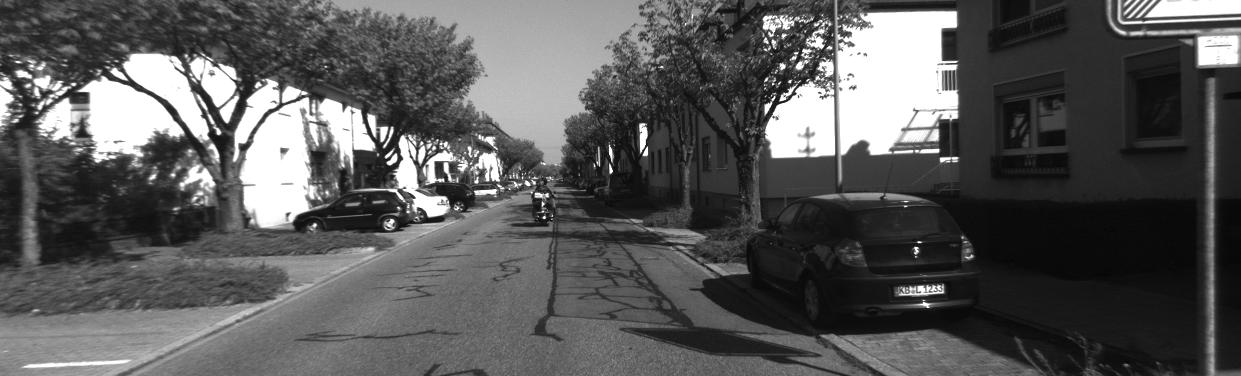
#> input picture RANSAC/data/000000.png, 1241 x 376 px
$ python main.py   (older library calls are emulated)
#> lines starting #> are read from the running program, lines starting #| are printed output that depends on the picture
### RANSAC/parabolaRansac.py
import numpy as np

def parabolaRansac(data, max_noise):
    """
    best_guess_history is 3xnum_iterations with the polynome coefficients
    from polyfit of the BEST GUESS SO FAR at each iteration columnwise and max_num_inliers_history is
    1xnum_iterations, with the inlier count of the BEST GUESS SO FAR at each iteration.
    """
    iterations = 100
    num_points = 3
    best_guess_history = np.zeros((3, iterations))
    max_num_inliers_history = np.zeros((iterations))
    max_num_inliers = 0
    best_guess = np.zeros((3,1))
    num_inliers = 0
    np.random.seed(42)

    # NOTE: data is shape (2xN), where N is the number of points

    for i in range(iterations):
        # select random points
        sample = np.random.choice(data.shape[1], num_points, replace=False)
        X_sample = data[0, sample]
        Y_sample = data[1, sample]
        # Fit the model
        model = np.polyfit(X_sample, Y_sample, deg=2)

        # Avoiding for loop
        """
        for j in range(data.shape[0]):
            if np.abs(data[j,1]-np.polyval(model, data[j, 0])) <= max_noise:
                # Inlier if |y_i - m(x_i)| <= max_noise
                inliers+=1
        """

        # Errors
        errors = np.abs(data[1,:]-np.polyval(model, data[0, :]))
        inliers = errors <= max_noise + 1e-5
        num_inliers = (inliers).sum()
        if num_inliers > max_num_inliers:
            # Rerun the model with all the inliers
            model_opt = np.polyfit(data[0, inliers], data[1, inliers], deg=2)
            print(model_opt)
            max_num_inliers = num_inliers
            best_guess = model_opt
        # Add best stored result to history
        max_num_inliers_history[i] = max_num_inliers
        best_guess_history[:, i] = best_guess

    return best_guess_history, max_num_inliers_history

### RANSAC/code_previous_exercises/harris.py
import numpy as np
from scipy import signal


def harris(img, patch_size, kappa):
    sobel_para = np.array([-1, 0, 1])
    sobel_orth = np.array([1, 2, 1])

    Ix = signal.convolve2d(img, sobel_para[None, :], mode="valid")
    Ix = signal.convolve2d(Ix, sobel_orth[:, None], mode="valid").astype(float)

    Iy = signal.convolve2d(img, sobel_para[:, None], mode="valid")
    Iy = signal.convolve2d(Iy, sobel_orth[None, :], mode="valid").astype(float)

    Ixx = Ix ** 2
    Iyy = Iy ** 2
    Ixy = Ix*Iy

    patch = np.ones([patch_size, patch_size])
    pr = patch_size // 2
    sIxx = signal.convolve2d(Ixx, patch, mode="valid")
    sIyy = signal.convolve2d(Iyy, patch, mode="valid")
    sIxy = signal.convolve2d(Ixy, patch, mode="valid")

    scores = (sIxx * sIyy - sIxy ** 2) - kappa * ((sIxx + sIyy) ** 2)

    scores[scores < 0] = 0

    scores = np.pad(scores, [(pr+1, pr+1), (pr+1, pr+1)], mode='constant', constant_values=0)

    return scores

### RANSAC/code_previous_exercises/selectKeypoints.py
import numpy as np


def selectKeypoints(scores, num, r):
    """
    Selects the num best scores as keypoints and performs non-maximum supression of a (2r + 1)*(2r + 1) box around
    the current maximum.
    """
    keypoints = np.zeros([2, num])
    temp_scores = np.pad(scores, [(r, r), (r, r)], mode='constant', constant_values=0)

    for i in range(num):
        kp = np.unravel_index(temp_scores.argmax(), temp_scores.shape)
        keypoints[:, i] = np.array(kp) - r
        temp_scores[(kp[0] - r):(kp[0] + r + 1), (kp[1] - r):(kp[1] + r + 1)] = 0

    return keypoints

### RANSAC/code_previous_exercises/describeKeypoints.py
import numpy as np


def describeKeypoints(img, keypoints, r):
    """
    Returns a (2r+1)^2xN matrix of image patch vectors based on image img and a 2xN matrix containing the keypoint
    coordinates. r is the patch "radius".
    """
    N = keypoints.shape[1]
    desciptors = np.zeros([(2*r+1)**2, N])
    padded = np.pad(img, [(r, r), (r, r)], mode='constant', constant_values=0)

    for i in range(N):
        kp = keypoints[:, i].astype(np.int) + r
        desciptors[:, i] = padded[(kp[0] - r):(kp[0] + r + 1), (kp[1] - r):(kp[1] + r + 1)].flatten()

    return desciptors

### RANSAC/code_previous_exercises/matchDescriptors.py
import numpy as np
from scipy.spatial.distance import cdist


def matchDescriptors(query_descriptors, database_descriptors, match_lambda):
    """
    Returns a 1xQ matrix where the i-th coefficient is the index of the database descriptor which matches to the
    i-th query descriptor. The descriptor vectors are MxQ and MxD where M is the descriptor dimension and Q and D the
    amount of query and database descriptors respectively. matches(i) will be -1 if there is no database descriptor
    with an SSD < lambda * min(SSD). No elements of matches will be equal except for the -1 elements.
    """
    dists = cdist(query_descriptors.T, database_descriptors.T, 'euclidean')
    matches = np.argmin(dists, axis=1)
    dists = dists[np.arange(matches.shape[0]), matches]
    min_non_zero_dist = dists.min()

    matches[dists >= match_lambda * min_non_zero_dist] = -1

    # remove double matches
    unique_matches = np.ones_like(matches) * -1
    _, unique_match_idxs = np.unique(matches, return_index=True)
    unique_matches[unique_match_idxs] = matches[unique_match_idxs]

    return unique_matches

### RANSAC/ransacLocalization.py
import cv2
import numpy as np

from code_previous_exercises.estimate_pose_dlt import estimatePoseDLT
from code_previous_exercises.projectPoints import projectPoints


def ransacLocalization(matched_query_keypoints, corresponding_landmarks, K):
    """
    best_inlier_mask should be 1xnum_matched and contain, only for the matched keypoints,
    False if the match is an outlier, True otherwise.
    """

    p3p = True
    tweaked_for_more = True
    adaptive = True

    if not p3p:
        iterations = 2000
        pixel_tolerance = 10
        k = 6
    else:
        iterations = 1000 if tweaked_for_more else 200
        pixel_tolerance = 10
        k = 3

    best_inlier_mask = np.zeros(matched_query_keypoints.shape[1])
    # (row, col) to (u,v)
    matched_query_keypoints = np.flip(matched_query_keypoints, axis=0) # equivalent to revers

    max_num_inliers_history = []
    num_iteration_history = []
    max_num_inliers = 0

    # Ransac
    i = 0
    while iterations > i:
        # Obtain k random samples
        sample = np.random.choice(corresponding_landmarks.shape[0], k, replace=False)
        landmark_sample = corresponding_landmarks[sample, :]
        keypoint_sample = matched_query_keypoints[:, sample]

        if p3p:
            success, rotation_vectors, translation_vectors = cv2.solveP3P(landmark_sample, keypoint_sample.T, K,
                                                                        None, flags=cv2.SOLVEPNP_P3P)
            t_C_W_guess = []
            R_C_W_guess = []
            for rotation_vector in rotation_vectors:
                rotation_matrix = cv2.Rodrigues(rotation_vector)[0]
                for translation_vector in translation_vectors:
                    R_C_W_guess.append(rotation_matrix)
                    t_C_W_guess.append(translation_vector)

            is_inlier = np.zeros(corresponding_landmarks.shape[0])
            for rot_idx in range(len(R_C_W_guess)):
                C_points = np.matmul(R_C_W_guess[rot_idx], corresponding_landmarks[:,:,None]).squeeze(-1)+t_C_W_guess[rot_idx][None, :].squeeze(-1)
                projected_points = projectPoints(C_points, K)
                difference = matched_query_keypoints - projected_points.T
                errors = (difference ** 2).sum(0)
                alternative_is_inlier = errors < pixel_tolerance ** 2
                if alternative_is_inlier.sum() > is_inlier.sum():
                    is_inlier = alternative_is_inlier

        else:
            # Obtain model
            model = estimatePoseDLT(keypoint_sample.T, landmark_sample, K)
            rotation_guess = model[:3, :3]
            translation_guess = model[:3, -1]

            # Obtain predictions
            # pA = R_AB*pB + T_AB
            C_points = (rotation_guess @ corresponding_landmarks[:,:,None]).squeeze(-1) + translation_guess[None, :]
            projected_points = projectPoints(C_points, K)
            difference = matched_query_keypoints - projected_points.T
            errors = (difference**2).sum(0)
            is_inlier = errors < pixel_tolerance**2

        min_inlier_count = 30 if tweaked_for_more else 6

        if is_inlier.sum() > max_num_inliers and is_inlier.sum() >= min_inlier_count:
            max_num_inliers = is_inlier.sum()
            best_inlier_mask = is_inlier

        if adaptive:
            inlier_ratio = max_num_inliers/is_inlier.shape[0]
            outlier_ratio = 1-inlier_ratio
            # formula to compute number of iterations from estimated outlier ratio
            confidence = 0.95
            upper_bound_on_outlier_ratio = 0.90
            outlier_ratio = min(upper_bound_on_outlier_ratio, outlier_ratio)
            iterations = np.log(1-confidence)/np.log(1-(1-outlier_ratio)**k)
            # cap the number of iterations at 15000
            iterations = min(15000, iterations)

        num_iteration_history.append(iterations)
        max_num_inliers_history.append(max_num_inliers)

        i += 1

    if max_num_inliers == 0:
        R_C_W = None
        t_C_W = None
    else:
        M_C_W  = estimatePoseDLT(matched_query_keypoints[:, best_inlier_mask].T, corresponding_landmarks[best_inlier_mask, :], K)
        R_C_W = M_C_W[:, :3]
        t_C_W = M_C_W[:, -1]

        if adaptive:
            print("    Adaptive RANSAC: Needed {} iteration to converge.".format(i - 1))
            print("    Adaptive RANSAC: Estimated Ouliers: {} %".format(100 * outlier_ratio))

    return R_C_W, t_C_W, best_inlier_mask, max_num_inliers_history, num_iteration_history

### RANSAC/code_previous_exercises/estimate_pose_dlt.py
import numpy as np

def estimatePoseDLT(p, P, K):
    # Estimates the pose of a camera using a set of 2D-3D correspondences
    # and a given camera matrix.
    #
    # p  [n x 2] array containing the undistorted coordinates of the 2D points
    # P  [n x 3] array containing the 3D point positions
    # K  [3 x 3] camera matrix
    #
    # Returns a [3 x 4] projection matrix of the form
    #           M_tilde = [R_tilde | alpha * t]
    # where R is a rotation matrix. M_tilde encodes the transformation
    # that maps points from the world frame to the camera frame


    # Convert 2D to normalized coordinates
    p_norm = (np.linalg.inv(K) @ np.c_[p, np.ones((p.shape[0], 1))].T).T

    # Build measurement matrix Q
    num_corners = p_norm.shape[0]
    Q = np.zeros((2*num_corners, 12))

    for i in range(num_corners):
        u = p_norm[i, 0]
        v = p_norm[i, 1]

        Q[2*i, 0:3] = P[i,:]
        Q[2*i, 3] = 1
        Q[2*i, 8:11] = -u * P[i,:]
        Q[2*i, 11] = -u

        Q[2*i+1, 4:7] = P[i,:]
        Q[2*i+1, 7] = 1
        Q[2*i+1, 8:11] = -v * P[i,:]
        Q[2*i+1, 11] = -v

    # Solve for Q.M_tilde = 0 subject to the constraint ||M_tilde||=1
    u, s, v = np.linalg.svd(Q, full_matrices=True)
    M_tilde = np.reshape(v.T[:,-1], (3,4));

    # Extract [R | t] with the correct scale
    if (np.linalg.det(M_tilde[:, :3]) < 0):
        M_tilde *= -1

    R = M_tilde[:, :3]

    # Find the closest orthogonal matrix to R
    # https://en.wikipedia.org/wiki/Orthogonal_Procrustes_problem
    u, s, v = np.linalg.svd(R);
    R_tilde = u @ v;

    # Normalization scheme using the Frobenius norm:
    # recover the unknown scale using the fact that R_tilde is a true rotation matrix
    alpha = np.linalg.norm(R_tilde, 'fro')/np.linalg.norm(R, 'fro');

    # Build M_tilde with the corrected rotation and scale
    M_tilde = np.c_[R_tilde, alpha * M_tilde[:,3]];

    return M_tilde

### RANSAC/code_previous_exercises/plotMatches.py
import matplotlib.pyplot as plt
import numpy as np


def plotMatches(matches, query_keypoints, database_keypoints, plt_axis=None):
    query_indices = np.nonzero(matches >= 0)[0]
    match_indices = matches[query_indices]

    x_from = query_keypoints[0, query_indices]
    x_to = database_keypoints[0, match_indices]
    y_from = query_keypoints[1, query_indices]
    y_to = database_keypoints[1, match_indices]

    for i in range(x_from.shape[0]):
        if plt_axis is None:
            plt.plot([y_from[i], y_to[i]], [x_from[i], x_to[i]], 'g-', linewidth=3)
        else:
            plt_axis.plot([y_from[i], y_to[i]], [x_from[i], x_to[i]], 'g-', linewidth=3)

### RANSAC/code_previous_exercises/distortPoints.py
import numpy as np


def distortPoints(x, D, K):
    """Applies lens distortion D(2) to 2D points x(Nx2) on the image plane. """

    k1, k2 = D[0], D[1]

    u0 = K[0, 2]
    v0 = K[1, 2]

    xp = x[:, 0] - u0
    yp = x[:, 1] - v0

    r2 = xp**2 + yp**2
    xpp = u0 + xp * (1 + k1*r2 + k2*r2**2)
    ypp = v0 + yp * (1 + k1*r2 + k2*r2**2)

    x_d = np.stack([xpp, ypp], axis=-1)

    return x_d

### RANSAC/code_previous_exercises/projectPoints.py
import numpy as np

from code_previous_exercises.distortPoints import distortPoints


def projectPoints(points_3d, K, D=np.zeros([4, 1])):
    """
    Projects 3d points to the image plane (3xN), given the camera matrix (3x3) and
    distortion coefficients (4x1).
    """
    # get image coordinates
    projected_points = np.matmul(K, points_3d[:, :, None]).squeeze(-1)
    projected_points /= projected_points[:, 2, None]

    # apply distortion
    projected_points = distortPoints(projected_points[:, :2], D, K)

    return projected_points

### RANSAC/code_previous_exercises/draw_camera.py
import numpy as np

from code_previous_exercises.arrow_3d import Arrow3D


def drawCamera(ax, position, direction, length_scale = 1, head_size = 10,
        equal_axis = True, set_ax_limits = True):
    # Draws a camera consisting of arrows into a 3d Plot
    # ax            axes object, creates as follows
    #                   fig = plt.figure()
    #                   ax = fig.add_subplot(projection='3d')
    # position      np.array(3,) containing the camera position
    # direction     np.array(3,3) where each column corresponds to the [x, y, z]
    #               axis direction
    # length_scale  length scale: the arrows are drawn with length
    #               length_scale * direction
    # head_size     controls the size of the head of the arrows
    # equal_axis    boolean, if set to True (default) the axis are set to an
    #               equal aspect ratio
    # set_ax_limits if set to false, the plot box is not touched by the function

    arrow_prop_dict = dict(mutation_scale=head_size, arrowstyle='-|>', color='r')
    a = Arrow3D([position[0], position[0] + length_scale * direction[0, 0]],
                [position[1], position[1] + length_scale * direction[1, 0]],
                [position[2], position[2] + length_scale * direction[2, 0]],
                **arrow_prop_dict)
    ax.add_artist(a)
    arrow_prop_dict = dict(mutation_scale=head_size, arrowstyle='-|>', color='g')
    a = Arrow3D([position[0], position[0] + length_scale * direction[0, 1]],
                [position[1], position[1] + length_scale * direction[1, 1]],
                [position[2], position[2] + length_scale * direction[2, 1]],
                **arrow_prop_dict)
    ax.add_artist(a)
    arrow_prop_dict = dict(mutation_scale=head_size, arrowstyle='-|>', color='b')
    a = Arrow3D([position[0], position[0] + length_scale * direction[0, 2]],
                [position[1], position[1] + length_scale * direction[1, 2]],
                [position[2], position[2] + length_scale * direction[2, 2]],
                **arrow_prop_dict)
    ax.add_artist(a)

    if not set_ax_limits:
        return

    xlim = ax.get_xlim()
    ylim = ax.get_ylim()
    zlim = ax.get_zlim()
    ax.set_xlim([min(xlim[0], position[0]), max(xlim[1], position[0])])
    ax.set_ylim([min(ylim[0], position[1]), max(ylim[1], position[1])])
    ax.set_zlim([min(zlim[0], position[2]), max(zlim[1], position[2])])

    # This sets the aspect ratio to 'equal'
    if equal_axis:
        ax.set_box_aspect((np.ptp(ax.get_xlim()),
                       np.ptp(ax.get_ylim()),
                       np.ptp(ax.get_zlim())))

### RANSAC/main.py
import cv2
import numpy as np
import matplotlib.pyplot as plt
from matplotlib.lines import Line2D

from parabolaRansac import parabolaRansac
from ransacLocalization import ransacLocalization
from code_previous_exercises.describeKeypoints import describeKeypoints
from code_previous_exercises.harris import harris
from code_previous_exercises.matchDescriptors import matchDescriptors
from code_previous_exercises.selectKeypoints import selectKeypoints
from code_previous_exercises.plotMatches import plotMatches
from code_previous_exercises.draw_camera import drawCamera


# Create data for parts 1 and 2
num_inliers = 20
num_outliers = 10
noise_ratio = 0.1
poly = np.random.uniform(size=[3, 1])  # random second-order polynomial
extremum = -poly[1]/(2*poly[0])
xstart = extremum - 0.5
lowest = np.polyval(poly, extremum)
highest = np.polyval(poly, xstart)
xspan = 1
yspan = highest - lowest
max_noise = noise_ratio * yspan
x = np.random.uniform(size=[1, num_inliers]) + xstart
y = np.polyval(poly, x)
y = y + (np.random.uniform(size=y.shape) - 0.5) * 2 * max_noise
data = np.concatenate([np.concatenate([x, np.random.uniform(size=[1, num_outliers]) + xstart], axis=1),
                       np.concatenate([y, np.random.uniform(size=[1, num_outliers]) * yspan + lowest], axis=1)], axis=0)

# Data for parts 3 and 4
K = np.loadtxt('data/K.txt')
keypoints = np.loadtxt('data/keypoints.txt').T
p_W_landmarks = np.loadtxt('data/p_W_landmarks.txt')

# Data for part 4
database_image = cv2.imread('data/000000.png', cv2.IMREAD_GRAYSCALE)
#> database_image is the input picture: shape (376, 1241); min 6, max 255, mean 89

# Part 1 - RANSAC with parabola model
best_guess_history, max_num_inliers_history = parabolaRansac(data, max_noise)

# Compare with full data fit.
full_fit = np.polyfit(data[0, :], data[1, :], 2)

plt.clf()
plt.close()
fig, axs = plt.subplots(1, 2)

x = np.arange(xstart, xstart+1, 0.01)
for i in range(best_guess_history.shape[1]):
    guess_plot = axs[0].plot(x, np.polyval(best_guess_history[:, i], x), c='b', linewidth=1)

axs[0].plot(x, np.polyval(poly, x), 'g', linewidth=2, label='ground truth')
axs[0].plot(x, np.polyval(best_guess_history[:, -1], x), 'r', linewidth=2, label='RANSAC result')
axs[0].plot(x, np.polyval(full_fit, x), 'r--', linewidth=2, label='full data fit')
axs[0].set_title('RANSAC VS full fit')


line = Line2D([0], [0], color='b', linewidth=1, linestyle='-', label='RANSAC guesses')
handles, labels = axs[0].get_legend_handles_labels()
handles.append(line)
axs[0].legend(handles=handles, shadow=True, fancybox=True)

axs[1].plot(max_num_inliers_history)
axs[1].set_title('Max num inliers over iterations')
plt.show()
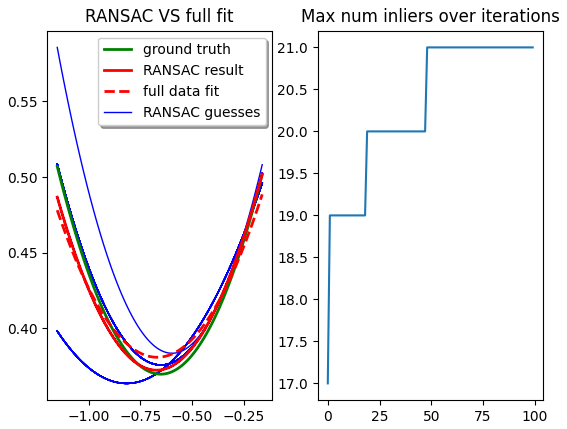
#> figure drawn by matplotlib, 2 panels; panel 1: curve peaks at x = -1.15, y = 0.586; panel 1: curve peaks at x = -0.162, y = 0.496; panel 1: curve peaks at x = -0.162, y = 0.496; panel 2: curve peaks at x = 48, y = 21

print('RMS of full fit =')
x = np.arange(0, 1, 0.01) + xstart
print(np.sqrt(np.mean(np.square(np.polyval(poly, x) - np.polyval(full_fit, x)))))
print('RMS of RANSAC =')
x = np.arange(0, 1, 0.01) + xstart
print(np.sqrt(np.mean(np.square(np.polyval(poly, x) - np.polyval(best_guess_history[:, -1], x)))))

# Parts 2 and 3 - Localization with RANSAC + DLT/P3P
query_image = cv2.imread('data/000001.png', cv2.IMREAD_GRAYSCALE)
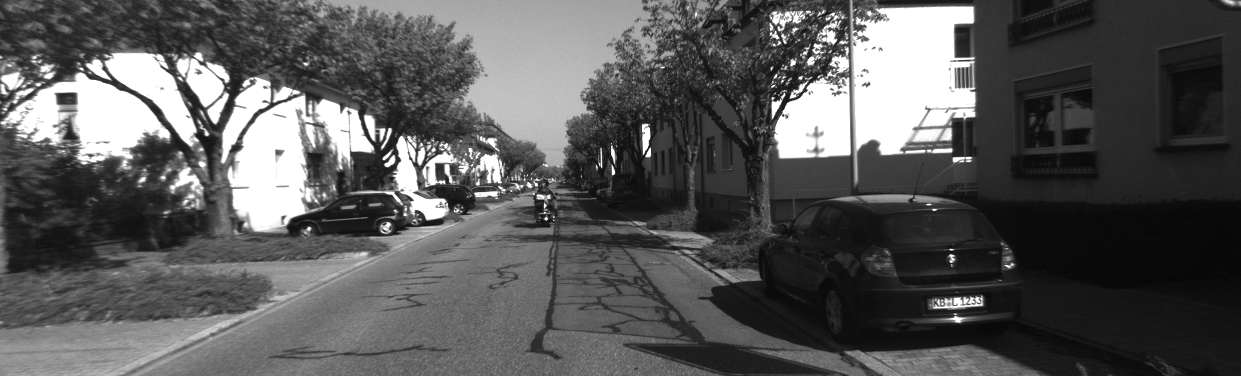
#> input picture featureDetection/data/000001.png, 1241 x 376 px, found by its file name
#> query_image is the input picture: shape (376, 1241); min 5, max 255, mean 88.4

# Parameters from exercise 3.
harris_patch_size = 9
harris_kappa = 0.08
nonmaximum_supression_radius = 8
descriptor_radius = 9
match_lambda = 5

# Other parameters
num_keypoints = 1000

# Detect and match keypoints.
database_keypoints = keypoints
query_harris = harris(query_image, harris_patch_size, harris_kappa)
#> in harris, `Iy = signal.convolve2d(img, sobel_para[:, None], mode="valid")`:
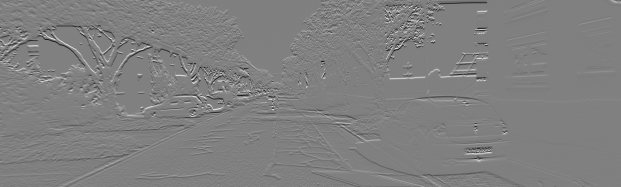
#> Iy: shape (374, 1241) int64 (shown at 1/2 size); min -242, max 239, mean 0; drawn with min black and max white
#> in harris, `sIxy = signal.convolve2d(Ixy, patch, mode="valid")`:
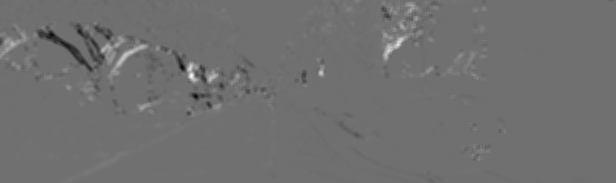
#> sIxy: shape (366, 1231) float64 (shown at 1/2 size); min -8700152, max 11034919, mean 608.5; drawn with min black and max white
#> in harris, `scores = (sIxx * sIyy - sIxy ** 2) - kappa * ((sIxx + sIyy) ** 2)`:
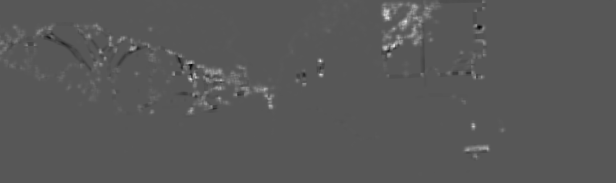
#> scores: shape (366, 1231) float64 (shown at 1/2 size); min -3.93e+13, max 7.51e+13, mean 5.37e+11; drawn with min black and max white
#> in harris, `scores[scores < 0] = 0`:
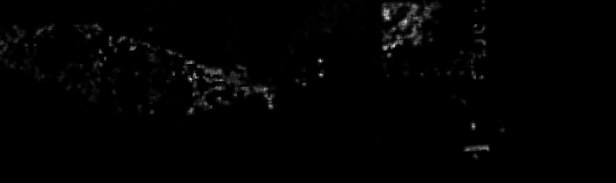
#> scores: shape (366, 1231) float64 (shown at 1/2 size); min 0, max 7.51e+13, mean 6.69e+11; drawn with min black and max white
query_keypoints = selectKeypoints(query_harris, num_keypoints, nonmaximum_supression_radius)
#> in selectKeypoints, `temp_scores = np.pad(scores, [(r, r), (r, r)], mode='constant', consta..`:
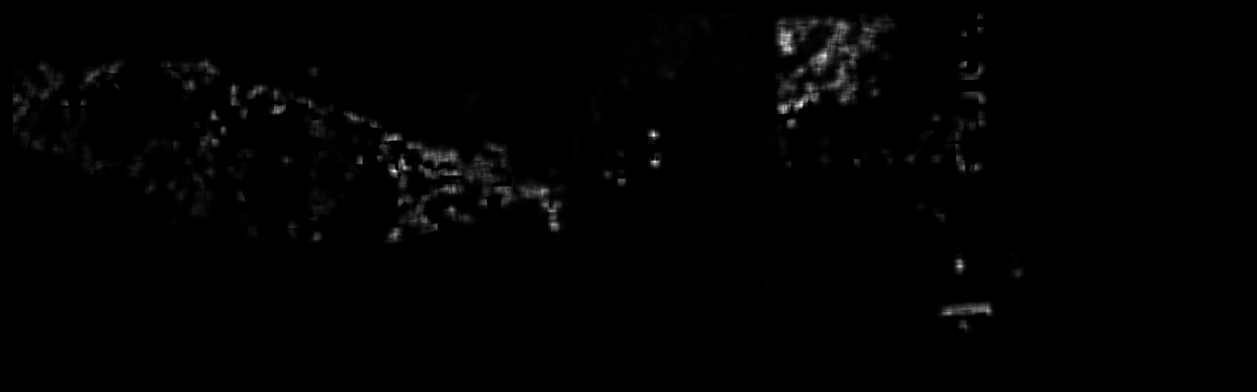
#> temp_scores: shape (392, 1257) float64; min 0, max 7.51e+13, mean 6.12e+11; drawn with min black and max white
#> the loop in selectKeypoints, `for i in range(num):` made 1000 passes
#> kp on passes 1 to 3: (135, 653), (104, 801), (171, 394)
#> (the rest of the program and of its run is left out)
